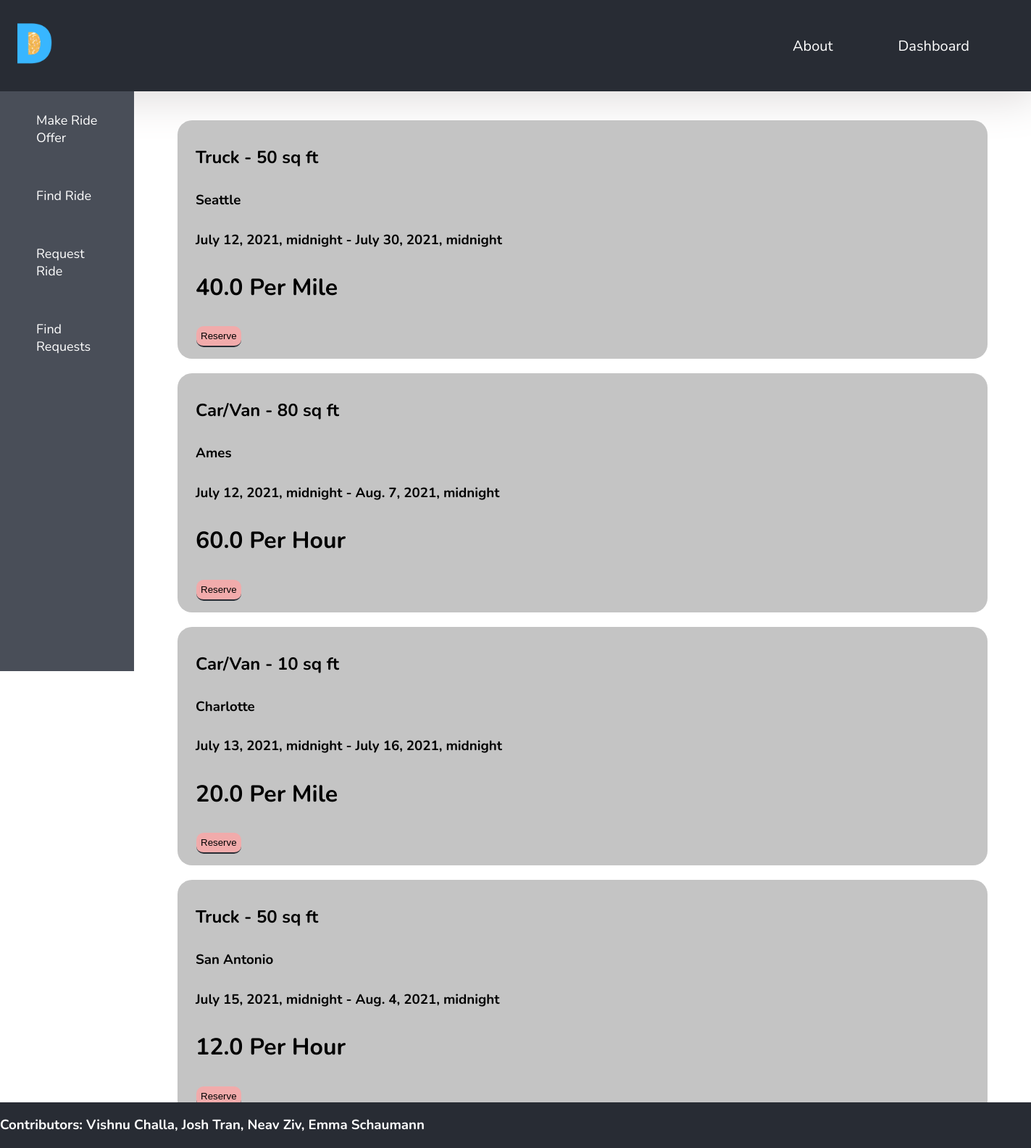
Page /dashboard/contract (signed in) on the committed database.
### dashboard/models.py (models this page shows)
class RideRequest(models.Model):
    business = models.ForeignKey(User, on_delete=models.CASCADE)
    date_created = models.DateTimeField(auto_now_add=True)
    vehicle_type = models.CharField(max_length=10, choices=Vehicle.choices, default=Vehicle.CAR)
    location = models.CharField(max_length=20)
    begin_date = models.DateTimeField()
    end_date = models.DateTimeField()
    pricing_model = models.CharField(max_length=10, choices=PricingModel.choices, default=PricingModel.MILE)
    price = models.FloatField()
    max_load = models.CharField(max_length=10)
    size = models.CharField(max_length=10)
    description = models.TextField()
    reserved = models.BooleanField(default=False)

### dashboard/views.py (the view)
# urls.py: path('dashboard/contract', contract, name="contract"),
@login_required
def contract(request):
    requests = RideRequest.objects.all()
    requests = [request for request in requests if not request.reserved]
    return render(request, "dashboard/contractlist.html", {"requests": requests})

### dashboard/templates/dashboard/contractlist.html
{% extends 'dashboard/dashboard.html' %}
{% block dash %}
    {% for request in requests %}
        <div class="offers">
            <h2 class="field">{{ request.vehicle_type }} - {{ request.size }}</h2>
            <h3 class="field">{{ request.location }}</h3>
            <h3 class="field">{{ request.begin_date }} - {{ request.end_date }}</h3>
            <h1 class="field">{{ request.price }} {{ request.pricing_model }}</h1>
            <input type="submit" value="Reserve">
        </div>
    {% endfor %}
{% endblock %}

### static/style.css (style rules this page uses)
body { margin: 0px; }
* { font-family: 'Nunito'; }
.offers { padding: 10px 20px; width: 1078px; margin: 20px; border-radius: 20px; background-color: #C4C4C4; }
.field { padding: 5px; }
input { font-family:'Gill Sans', 'Gill Sans MT', Calibri, 'Trebuchet MS', sans-serif; border: 0px; border-bottom: 2px solid #282c34; padding: 6px; margin: 6px; border-radius: 10px; box-sizing: border-box; background-color: rgba(255, 164, 164, 0.76); }

### rows in the picture
RideRequest: vehicle_type "Truck", size "50 sq ft", location "Seattle", begin_date "July 12, 2021, midnight", end_date "July 30, 2021, midnight", price "40.0", pricing_model "Per Mile"
RideRequest: vehicle_type "Car/Van", size "80 sq ft", location "Ames", begin_date "July 12, 2021, midnight", end_date "Aug. 7, 2021, midnight", price "60.0", pricing_model "Per Hour"
RideRequest: vehicle_type "Car/Van", size "10 sq ft", location "Charlotte", begin_date "July 13, 2021, midnight", end_date "July 16, 2021, midnight", price "20.0", pricing_model "Per Mile"
RideRequest: vehicle_type "Truck", size "50 sq ft", location "San Antonio", begin_date "July 15, 2021, midnight", end_date "Aug. 4, 2021, midnight", price "12.0", pricing_model "Per Hour"
